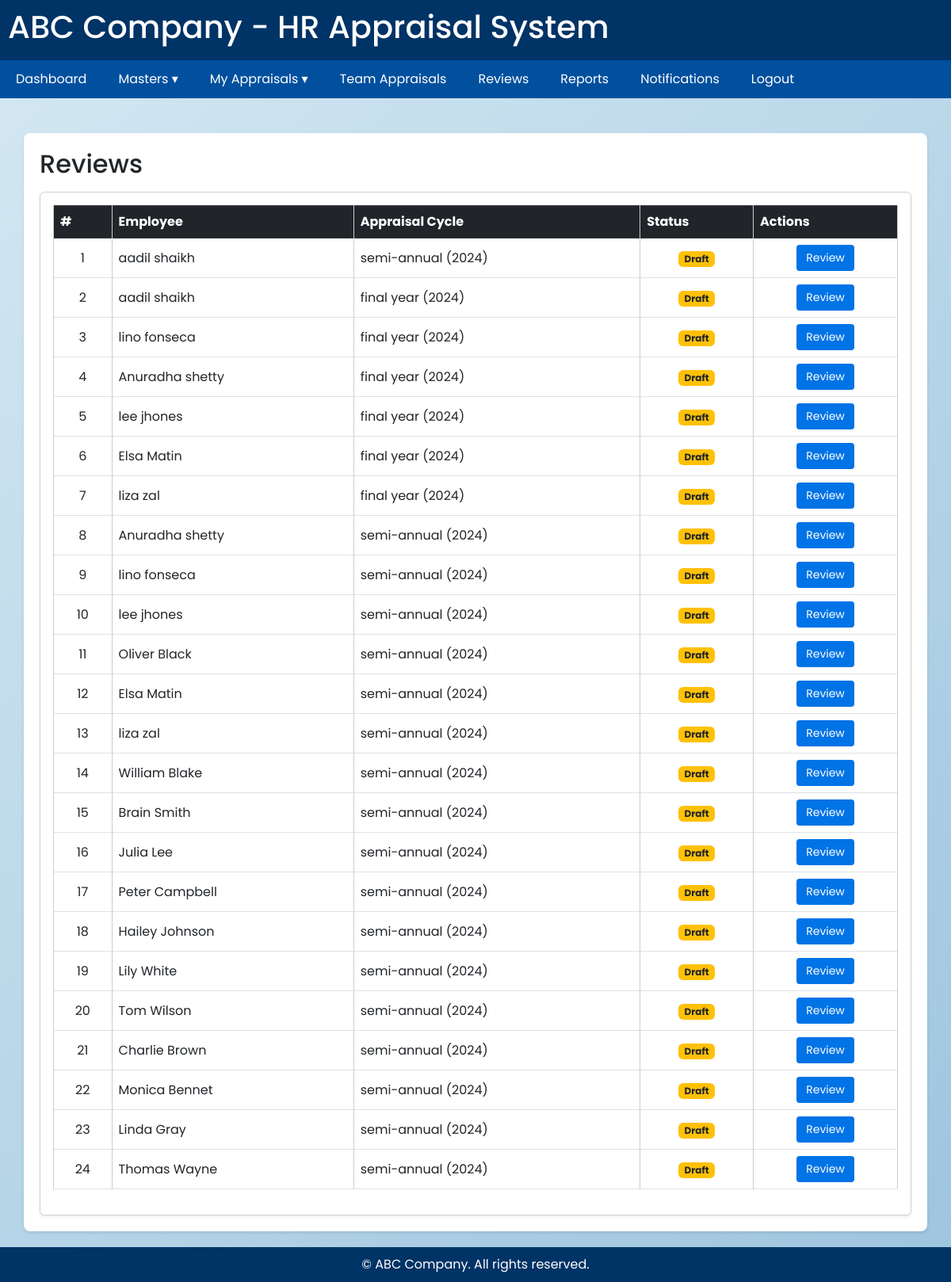
The app's page /masters/reviews/ (signed in) with its own data.
### masters/models.py (models this page shows, shortened)
class AppraisalForm(models.Model):
    appraisal_cycle = models.ForeignKey("AppraisalCycle", on_delete=models.CASCADE)
    employee = models.ForeignKey("Employee", on_delete=models.CASCADE, related_name="appraisals")
    supervisor = models.ForeignKey("Employee", on_delete=models.SET_NULL, null=True, blank=True, related_name="supervised_appraisals")
    department = models.ForeignKey("Department", on_delete=models.SET_NULL, null=True, blank=True)
    role = models.ForeignKey("Role", on_delete=models.SET_NULL, null=True, blank=True)
    created_at = models.DateTimeField(auto_now_add=True)
    updated_at = models.DateTimeField(auto_now=True)
    status = models.CharField(
        max_length=20,
        choices=[("Draft", "Draft"), ("Submitted", "Submitted"), ("Reviewed", "Reviewed"), ("Closed", "Closed")],
        default="Draft"
    )

class Employee(models.Model):
    user = models.OneToOneField(
        settings.AUTH_USER_MODEL,
        on_delete=models.CASCADE,
        null=True, blank=True,
        related_name="employee_profile"
)
    employee_id = models.CharField(max_length=20, unique=True)
    employee_salution = models.CharField(max_length=15, null=True, blank=True)
    first_name = models.CharField(max_length=100)
    last_name = models.CharField(max_length=100)
    email = models.EmailField(unique=True)
    gender = models.CharField(max_length=10,null=True, blank=True)
    contact_number = models.IntegerField(default=0)
    department = models.ForeignKey("Department", on_delete=models.SET_NULL, null=True)
    role = models.ForeignKey("Role", on_delete=models.SET_NULL, null=True)
    supervisor = models.ForeignKey("self", on_delete=models.SET_NULL, null=True, blank=True)
    status = models.CharField(
        max_length=20,
        choices=[("Active", "Active"), ("Inactive", "Inactive")],
        default="Active",
    )

class AppraisalCycle(models.Model):
    name = models.CharField(max_length=100)
    year = models.CharField(max_length=100,blank=True, null=True)
    start_date = models.DateField()
    end_date = models.DateField()
    status = models.CharField(
        max_length=20,
        choices=[
            ("Draft", "Draft"),
            ("Active", "Active"),
            ("Closed", "Closed"),
        ],
        default="Draft",
    )

### masters/views.py (the view)
# urls.py: path("reviews/", views.review_list_form, name="reviews_list"),
@login_required
def review_list_form(request):
    employee = get_object_or_404(Employee,user = request.user)
    draft_forms = AppraisalForm.objects.filter(status="Draft")
    context={
        "draft_forms":draft_forms,
        "employee":employee
    }
    return render(request,"appraisal/review_list.html",context)

### masters/context_processors.py (called while the page is built)
def role_name(request):
    if request.user.is_authenticated:
        try:
            employee = Employee.objects.get(user=request.user)
            return {"role_name": employee.role.role_name.lower()}
        except Employee.DoesNotExist:
            return {"role_name": None}
    return {"role_name": None}

### templates/appraisal/review_list.html
{% extends "base.html" %}
{% block content %}
<div class="container mt-4">
  <h2 class="mb-3"> Reviews </h2>
  <div class="card shadow-sm">
    <div class="card-body">
      <table class="table table-hover table-bordered align-middle">
        <thead class="table-dark text-center">
          <tr>
            <th scope="col">#</th>
            <th scope="col">Employee</th>
            <th scope="col">Appraisal Cycle</th>
            <th scope="col">Status</th>
            <th scope="col">Actions</th>
          </tr>
        </thead>
        <tbody>
          {% for form in draft_forms %}
          <tr>
            <td class="text-center">{{ forloop.counter }}</td>
            <td>{{ form.employee.first_name }} {{ form.employee.last_name }}</td>
            <td>{{ form.appraisal_cycle.name }} ({{ form.appraisal_cycle.year }})</td>
            <td class="text-center">
              <span class="badge bg-warning text-dark">{{ form.status }}</span>
            </td>
            <td class="text-center">
              <a href="{% url 'masters:appraisal_form' form.id %}"
                 class="btn btn-sm btn-primary">
                 Review
              </a>
            </td>
          </tr>
          {% empty %}
          <tr>
            <td colspan="5" class="text-center text-muted py-3">
              No draft appraisals available
            </td>
          </tr>
          {% endfor %}
        </tbody>
      </table>
    </div>
  </div>
</div>
{% endblock %}

### static/style.css (style rules this page uses)
* { margin: 0; padding: 0; box-sizing: border-box; font-family: "Poppins", sans-serif; }
body { margin: 0; padding: 0; background: linear-gradient(135deg, #d4e8f2, #9ec5df); height: 100vh; overflow: hidden; }

### templates/base.html (style rules this page uses)
body { font-family: Arial, sans-serif; margin:0; background-color:#f5f9fc; }
.container { background:white; padding:20px; border-radius:8px; box-shadow:0 2px 4px rgba(0,0,0,0.1); }
table { border-collapse:collapse; width:100%; }
table, th, td { border:1px solid #ccc; }
th { background-color:#0073e6; color:white; }
td, th { padding:8px; text-align:left; }
.btn { background-color:#0073e6; color:white; padding:6px 12px; border:none; border-radius:4px; cursor:pointer; }
html, body { height: auto !important; overflow-y: auto !important; }

### records on screen
AppraisalForm: employee.first_name "aadil", employee.last_name "shaikh", appraisal_cycle.name "semi-annual", appraisal_cycle.year "2024", status "Draft"
AppraisalForm: employee.first_name "aadil", employee.last_name "shaikh", appraisal_cycle.name "final year", appraisal_cycle.year "2024", status "Draft"
AppraisalForm: employee.first_name "lino", employee.last_name "fonseca", appraisal_cycle.name "final year", appraisal_cycle.year "2024", status "Draft"
AppraisalForm: employee.first_name "Anuradha", employee.last_name "shetty", appraisal_cycle.name "final year", appraisal_cycle.year "2024", status "Draft"
AppraisalForm: employee.first_name "lee", employee.last_name "jhones", appraisal_cycle.name "final year", appraisal_cycle.year "2024", status "Draft"
AppraisalForm: employee.first_name "Elsa", employee.last_name "Matin", appraisal_cycle.name "final year", appraisal_cycle.year "2024", status "Draft"
AppraisalForm: employee.first_name "liza", employee.last_name "zal", appraisal_cycle.name "final year", appraisal_cycle.year "2024", status "Draft"
AppraisalForm: employee.first_name "Anuradha", employee.last_name "shetty", appraisal_cycle.name "semi-annual", appraisal_cycle.year "2024", status "Draft"
AppraisalForm: employee.first_name "lino", employee.last_name "fonseca", appraisal_cycle.name "semi-annual", appraisal_cycle.year "2024", status "Draft"
AppraisalForm: employee.first_name "lee", employee.last_name "jhones", appraisal_cycle.name "semi-annual", appraisal_cycle.year "2024", status "Draft"
AppraisalForm: employee.first_name "Oliver", employee.last_name "Black", appraisal_cycle.name "semi-annual", appraisal_cycle.year "2024", status "Draft"
AppraisalForm: employee.first_name "Elsa", employee.last_name "Matin", appraisal_cycle.name "semi-annual", appraisal_cycle.year "2024", status "Draft"
AppraisalForm: employee.first_name "liza", employee.last_name "zal", appraisal_cycle.name "semi-annual", appraisal_cycle.year "2024", status "Draft"
AppraisalForm: employee.first_name "William", employee.last_name "Blake", appraisal_cycle.name "semi-annual", appraisal_cycle.year "2024", status "Draft"
AppraisalForm: employee.first_name "Brain", employee.last_name "Smith", appraisal_cycle.name "semi-annual", appraisal_cycle.year "2024", status "Draft"
AppraisalForm: employee.first_name "Julia", employee.last_name "Lee", appraisal_cycle.name "semi-annual", appraisal_cycle.year "2024", status "Draft"
AppraisalForm: employee.first_name "Peter", employee.last_name "Campbell", appraisal_cycle.name "semi-annual", appraisal_cycle.year "2024", status "Draft"
AppraisalForm: employee.first_name "Hailey", employee.last_name "Johnson", appraisal_cycle.name "semi-annual", appraisal_cycle.year "2024", status "Draft"
AppraisalForm: employee.first_name "Lily", employee.last_name "White", appraisal_cycle.name "semi-annual", appraisal_cycle.year "2024", status "Draft"
AppraisalForm: employee.first_name "Tom", employee.last_name "Wilson", appraisal_cycle.name "semi-annual", appraisal_cycle.year "2024", status "Draft"
AppraisalForm: employee.first_name "Charlie", employee.last_name "Brown", appraisal_cycle.name "semi-annual", appraisal_cycle.year "2024", status "Draft"
AppraisalForm: employee.first_name "Monica", employee.last_name "Bennet", appraisal_cycle.name "semi-annual", appraisal_cycle.year "2024", status "Draft"
AppraisalForm: employee.first_name "Linda", employee.last_name "Gray", appraisal_cycle.name "semi-annual", appraisal_cycle.year "2024", status "Draft"
AppraisalForm: employee.first_name "Thomas", employee.last_name "Wayne", appraisal_cycle.name "semi-annual", appraisal_cycle.year "2024", status "Draft"
